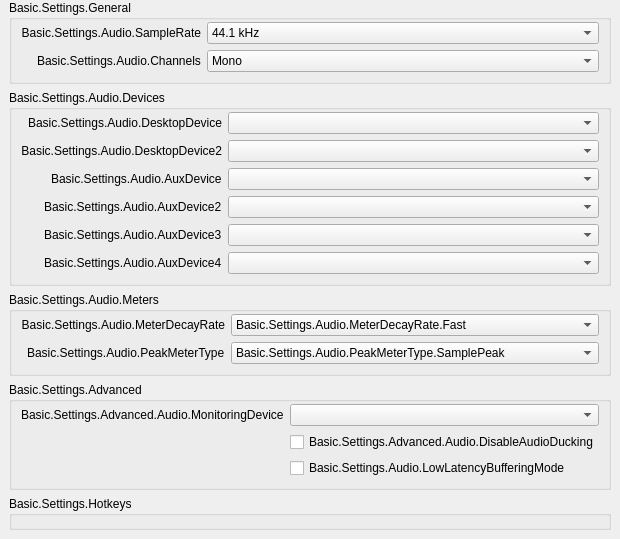
           <widget class="QWidget" name="scrollAreaWidgetContents_50">
            <property name="geometry">
             <rect>
              <x>0</x>
              <y>0</y>
              <width>608</width>
              <height>520</height>
             </rect>
            </property>
            <layout class="QVBoxLayout" name="verticalLayout_50">
             <property name="leftMargin">
              <number>0</number>
             </property>
             <property name="topMargin">
              <number>0</number>
             </property>
             <property name="rightMargin">
              <number>0</number>
             </property>
             <property name="bottomMargin">
              <number>9</number>
             </property>
             <item>
              <widget class="QFrame" name="widget_50">
               <layout class="QVBoxLayout" name="verticalLayout_51">
                <property name="leftMargin">
                 <number>9</number>
                </property>
                <property name="topMargin">
                 <number>0</number>
                </property>
                <property name="bottomMargin">
                 <number>0</number>
                </property>
                <item>
                 <widget class="QGroupBox" name="audioGeneralGroupBox">
                  <property name="title">
                   <string>Basic.Settings.General</string>
                  </property>
                  <layout class="QFormLayout" name="formLayout_52">
                   <property name="fieldGrowthPolicy">
                    <enum>QFormLayout::AllNonFixedFieldsGrow</enum>
                   </property>
                   <property name="labelAlignment">
                    <set>Qt::AlignRight|Qt::AlignTrailing|Qt::AlignVCenter</set>
                   </property>
                   <property name="topMargin">
                    <number>2</number>
                   </property>
                   <item row="0" column="0">
                    <widget class="QLabel" name="label_14">
                     <property name="minimumSize">
                      <size>
                       <width>170</width>
                       <height>0</height>
                      </size>
                     </property>
                     <property name="text">
                      <string>Basic.Settings.Audio.SampleRate</string>
                     </property>
                     <property name="alignment">
                      <set>Qt::AlignRight|Qt::AlignTrailing|Qt::AlignVCenter</set>
                     </property>
                     <property name="buddy">
                      <cstring>sampleRate</cstring>
                     </property>
                    </widget>
                   </item>
                   <item row="0" column="1">
                    <widget class="QComboBox" name="sampleRate">
                     <property name="currentText">
                      <string notr="true">44.1 kHz</string>
                     </property>
                     <property name="currentIndex">
                      <number>0</number>
                     </property>
                     <item>
                      <property name="text">
                       <string>44.1 kHz</string>
                      </property>
                     </item>
                     <item>
                      <property name="text">
                       <string>48 kHz</string>
                      </property>
                     </item>
                    </widget>
                   </item>
                   <item row="1" column="0">
                    <widget class="QLabel" name="label_15">
                     <property name="text">
                      <string>Basic.Settings.Audio.Channels</string>
                     </property>
                     <property name="buddy">
                      <cstring>channelSetup</cstring>
                     </property>
                    </widget>
                   </item>
                   <item row="1" column="1">
                    <widget class="QComboBox" name="channelSetup">
                     <property name="currentText">
                      <string>Mono</string>
                     </property>
                     <property name="currentIndex">
                      <number>0</number>
                     </property>
                     <item>
                      <property name="text">
                       <string>Mono</string>
                      </property>
                     </item>
                     <item>
                      <property name="text">
                       <string>Stereo</string>
                      </property>
                     </item>
                     <item>
                      <property name="text">
                       <string>2.1</string>
                      </property>
                     </item>
                     <item>
                      <property name="text">
                       <string>4.0</string>
                      </property>
                     </item>
                     <item>
                      <property name="text">
                       <string>4.1</string>
                      </property>
                     </item>
                     <item>
                      <property name="text">
                       <string>5.1</string>
                      </property>
                     </item>
                     <item>
                      <property name="text">
                       <string>7.1</string>
                      </property>
                     </item>
                    </widget>
                   </item>
                  </layout>
                 </widget>
                </item>
                <item>
                 <widget class="QGroupBox" name="audioDevicesGroupBox">
                  <property name="title">
                   <string>Basic.Settings.Audio.Devices</string>
                  </property>
                  <layout class="QFormLayout" name="formLayout_53">
                   <property name="fieldGrowthPolicy">
                    <enum>QFormLayout::AllNonFixedFieldsGrow</enum>
                   </property>
                   <property name="labelAlignment">
                    <set>Qt::AlignRight|Qt::AlignTrailing|Qt::AlignVCenter</set>
                   </property>
                   <property name="topMargin">
                    <number>2</number>
                   </property>
                   <item row="0" column="0">
                    <widget class="QLabel" name="label_2">
                     <property name="minimumSize">
                      <size>
                       <width>170</width>
                       <height>0</height>
                      </size>
                     </property>
                     <property name="text">
                      <string>Basic.Settings.Audio.DesktopDevice</string>
                     </property>
                     <property name="alignment">
                      <set>Qt::AlignRight|Qt::AlignTrailing|Qt::AlignVCenter</set>
                     </property>
                     <property name="buddy">
                      <cstring>desktopAudioDevice1</cstring>
                     </property>
                    </widget>
                   </item>
                   <item row="0" column="1">
                    <widget class="QComboBox" name="desktopAudioDevice1">
                     <property name="enabled">
                      <bool>true</bool>
                     </property>
                    </widget>
                   </item>
                   <item row="1" column="0">
                    <widget class="QLabel" name="label_3">
                     <property name="text">
                      <string>Basic.Settings.Audio.DesktopDevice2</string>
                     </property>
                     <property name="alignment">
                      <set>Qt::AlignRight|Qt::AlignTrailing|Qt::AlignVCenter</set>
                     </property>
                     <property name="buddy">
                      <cstring>desktopAudioDevice2</cstring>
                     </property>
                    </widget>
                   </item>
                   <item row="1" column="1">
                    <widget class="QComboBox" name="desktopAudioDevice2">
                     <property name="enabled">
                      <bool>true</bool>
                     </property>
                    </widget>
                   </item>
                   <item row="2" column="0">
                    <widget class="QLabel" name="label_4">
                     <property name="text">
                      <string>Basic.Settings.Audio.AuxDevice</string>
                     </property>
                     <property name="buddy">
                      <cstring>auxAudioDevice1</cstring>
                     </property>
                    </widget>
                   </item>
                   <item row="2" column="1">
                    <widget class="QComboBox" name="auxAudioDevice1">
                     <property name="enabled">
                      <bool>true</bool>
                     </property>
                    </widget>
                   </item>
                   <item row="3" column="0">
                    <widget class="QLabel" name="label_5">
                     <property name="text">
                      <string>Basic.Settings.Audio.AuxDevice2</string>
                     </property>
                     <property name="buddy">
                      <cstring>auxAudioDevice2</cstring>
                     </property>
                    </widget>
                   </item>
                   <item row="3" column="1">
                    <widget class="QComboBox" name="auxAudioDevice2">
                     <property name="enabled">
                      <bool>true</bool>
                     </property>
                    </widget>
                   </item>
                   <item row="4" column="0">
                    <widget class="QLabel" name="label_6">
                     <property name="text">
                      <string>Basic.Settings.Audio.AuxDevice3</string>
                     </property>
                     <property name="buddy">
                      <cstring>auxAudioDevice3</cstring>
                     </property>
                    </widget>
                   </item>
                   <item row="4" column="1">
                    <widget class="QComboBox" name="auxAudioDevice3">
                     <property name="enabled">
                      <bool>true</bool>
                     </property>
                    </widget>
                   </item>
                   <item row="5" column="1">
                    <widget class="QComboBox" name="auxAudioDevice4">
                     <property name="enabled">
                      <bool>true</bool>
                     </property>
                    </widget>
                   </item>
                   <item row="5" column="0">
                    <widget class="QLabel" name="label_67">
                     <property name="text">
                      <string>Basic.Settings.Audio.AuxDevice4</string>
                     </property>
                     <property name="buddy">
                      <cstring>auxAudioDevice4</cstring>
                     </property>
                    </widget>
                   </item>
                  </layout>
                 </widget>
                </item>
                <item>
                 <widget class="QGroupBox" name="audioMetersGroupBox">
                  <property name="title">
                   <string>Basic.Settings.Audio.Meters</string>
                  </property>
                  <layout class="QFormLayout" name="formLayout_54">
                   <property name="fieldGrowthPolicy">
                    <enum>QFormLayout::AllNonFixedFieldsGrow</enum>
                   </property>
                   <property name="labelAlignment">
                    <set>Qt::AlignRight|Qt::AlignTrailing|Qt::AlignVCenter</set>
                   </property>
                   <property name="topMargin">
                    <number>2</number>
                   </property>
                   <item row="0" column="0">
                    <widget class="QLabel" name="label_65">
                     <property name="minimumSize">
                      <size>
                       <width>170</width>
                       <height>0</height>
                      </size>
                     </property>
                     <property name="text">
                      <string>Basic.Settings.Audio.MeterDecayRate</string>
                     </property>
                     <property name="alignment">
                      <set>Qt::AlignRight|Qt::AlignTrailing|Qt::AlignVCenter</set>
                     </property>
                     <property name="buddy">
                      <cstring>meterDecayRate</cstring>
                     </property>
                    </widget>
                   </item>
                   <item row="0" column="1">
                    <widget class="QComboBox" name="meterDecayRate">
                     <property name="currentText">
                      <string>Basic.Settings.Audio.MeterDecayRate.Fast</string>
                     </property>
                     <property name="currentIndex">
                      <number>0</number>
                     </property>
                     <item>
                      <property name="text">
                       <string>Basic.Settings.Audio.MeterDecayRate.Fast</string>
                      </property>
                     </item>
                     <item>
                      <property name="text">
                       <string>Basic.Settings.Audio.MeterDecayRate.Medium</string>
                      </property>
                     </item>
                     <item>
                      <property name="text">
                       <string>Basic.Settings.Audio.MeterDecayRate.Slow</string>
                      </property>
                     </item>
                    </widget>
                   </item>
                   <item row="1" column="0">
                    <widget class="QLabel" name="label_66">
                     <property name="text">
                      <string>Basic.Settings.Audio.PeakMeterType</string>
                     </property>
                     <property name="buddy">
                      <cstring>peakMeterType</cstring>
                     </property>
                    </widget>
                   </item>
                   <item row="1" column="1">
                    <widget class="QComboBox" name="peakMeterType">
                     <property name="currentIndex">
                      <number>0</number>
                     </property>
                     <item>
                      <property name="text">
                       <string>Basic.Settings.Audio.PeakMeterType.SamplePeak</string>
                      </property>
                     </item>
                     <item>
                      <property name="text">
                       <string>Basic.Settings.Audio.PeakMeterType.TruePeak</string>
                      </property>
                     </item>
                    </widget>
                   </item>
                  </layout>
                 </widget>
                </item>
                <item>
                 <widget class="QGroupBox" name="audioAdvGroupBox">
                  <property name="title">
                   <string>Basic.Settings.Advanced</string>
                  </property>
                  <layout class="QFormLayout" name="formLayout_56">
                   <property name="fieldGrowthPolicy">
                    <enum>QFormLayout::AllNonFixedFieldsGrow</enum>
                   </property>
                   <property name="labelAlignment">
                    <set>Qt::AlignRight|Qt::AlignTrailing|Qt::AlignVCenter</set>
                   </property>
                   <property name="topMargin">
                    <number>2</number>
                   </property>
                   <item row="0" column="0">
                    <widget class="QLabel" name="monitoringDeviceLabel">
                     <property name="text">
                      <string>Basic.Settings.Advanced.Audio.MonitoringDevice</string>
                     </property>
                     <property name="buddy">
                      <cstring>monitoringDevice</cstring>
                     </property>
                    </widget>
                   </item>
                   <item row="0" column="1">
                    <widget class="QComboBox" name="monitoringDevice"/>
                   </item>
                   <item row="1" column="1">
                    <widget class="QCheckBox" name="disableAudioDucking">
                     <property name="text">
                      <string>Basic.Settings.Advanced.Audio.DisableAudioDucking</string>
                     </property>
                    </widget>
                   </item>
                   <item row="2" column="0">
                    <spacer name="horizontalSpacer_11">
                     <property name="orientation">
                      <enum>Qt::Horizontal</enum>
                     </property>
                     <property name="sizeHint" stdset="0">
                      <size>
                       <width>170</width>
                       <height>20</height>
                      </size>
                     </property>
                    </spacer>
                   </item>
                   <item row="2" column="1">
                    <widget class="QCheckBox" name="lowLatencyBuffering">
                     <property name="text">
                      <string>Basic.Settings.Audio.LowLatencyBufferingMode</string>
                     </property>
                    </widget>
                   </item>
                  </layout>
                 </widget>
                </item>
                <item>
                 <widget class="QGroupBox" name="audioHotkeysGroupBox">
                  <property name="title">
                   <string>Basic.Settings.Hotkeys</string>
                  </property>
                  <layout class="QFormLayout" name="audioSourceLayout">
                   <property name="fieldGrowthPolicy">
                    <enum>QFormLayout::AllNonFixedFieldsGrow</enum>
                   </property>
                   <property name="labelAlignment">
                    <set>Qt::AlignRight|Qt::AlignTrailing|Qt::AlignVCenter</set>
                   </property>
                   <property name="topMargin">
                    <number>2</number>
                   </property>
                  </layout>
                 </widget>
                </item>
                <item>
                 <spacer name="verticalSpacer_4">
                  <property name="orientation">
                   <enum>Qt::Vertical</enum>
                  </property>
                  <property name="sizeHint" stdset="0">
                   <size>
                    <width>20</width>
                    <height>0</height>
                   </size>
                  </property>
                 </spacer>
                </item>
               </layout>
              </widget>
             </item>
            </layout>
           </widget>
